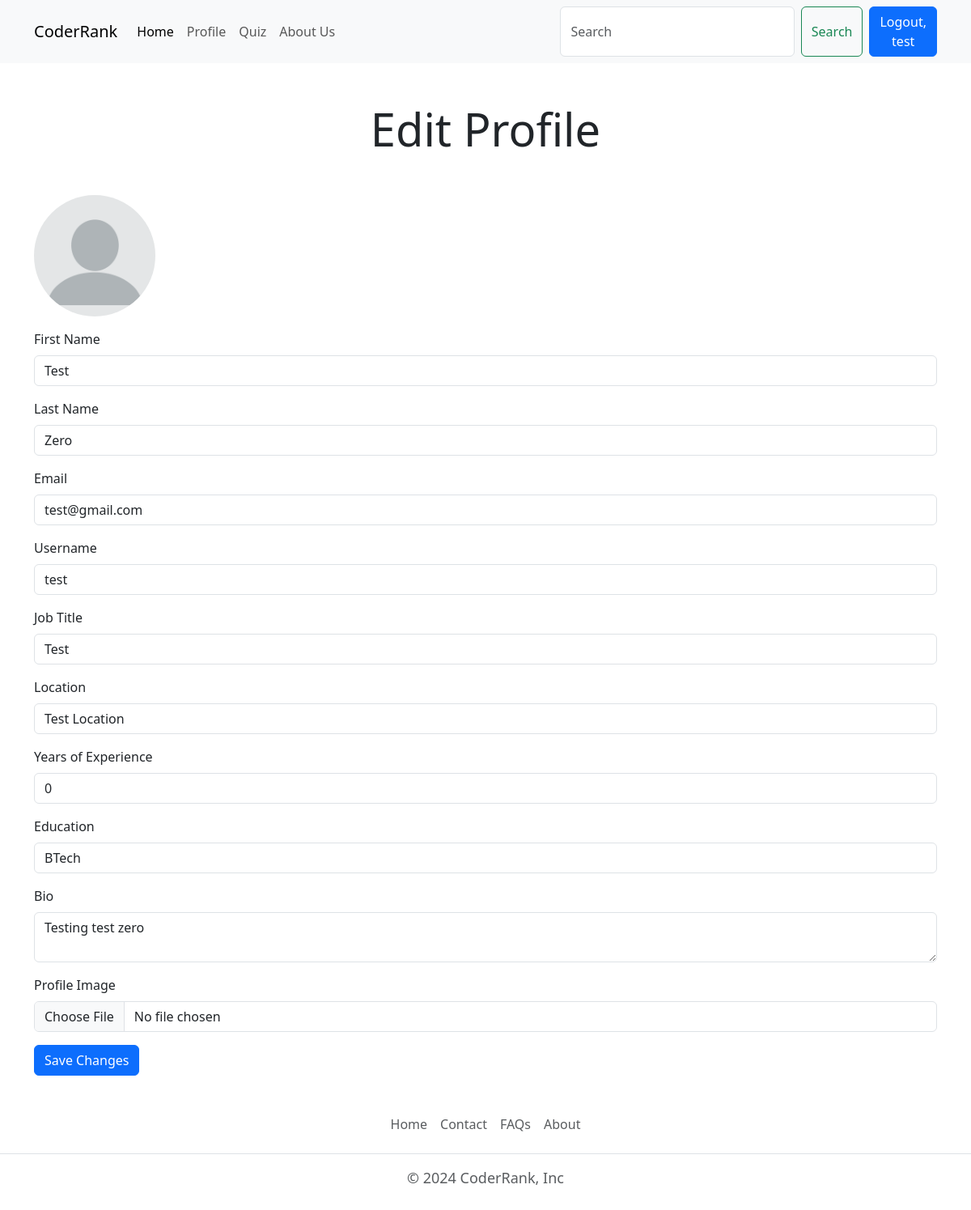
The app's page /user/settings (signed in) with its own data.
### account/models.py (models this page shows, shortened)
class Profile(models.Model):
    user = models.OneToOneField(User, on_delete=models.CASCADE, null=True)
    email_id= models.CharField(max_length=55, unique=True, null=True)
    bio = models.TextField(blank=True, null=True)
    profile_img = models.ImageField(upload_to='profile_images', default='blank-profile-picture-973460_1280.png', blank=True, null=True)
    location = models.CharField(max_length=100, blank=True, null=True)
    job_title = models.CharField(max_length=100, blank=True, null=True)
    years_of_exp = models.PositiveIntegerField(blank=True, null=True)
    education = models.CharField(max_length=100, blank=True, null=True)

### account/views.py (the view, shortened to what this page needs)
# urls.py: path('settings',views.edit_profile, name='edit_profile'),
@login_required(login_url='login')
def edit_profile(request):
    user_obj=User.objects.get(username=request.user)
    user_profile=Profile.objects.get(user=user_obj)
    context={"user_profile":user_profile}
    return render(request,'edit_profile.html',context)

### templates/edit_profile.html (shortened to what this page needs)
{% extends 'index.html' %}
{% block content %}
<h1 class="display-4 text-center my-5">Edit Profile</h1>
<div class="container">
  <form method="POST" enctype="multipart/form-data" action="">
    <div class="mb-3">
      <img src="{{user_profile.profile_img.url}}" alt="profile" class="rounded-circle" width="150" height="150"  name="profile_img" class="form-control" id="profileImg" name="profile_img">
    </div>
    <div class="mb-3">
      <label for="firstName" class="form-label">First Name</label>
      <input type="text" name="firstname" class="form-control" id="firstName"  value="{{ user_profile.user.first_name }}" required >
    </div>
    <div class="mb-3">
      <label for="lastName" class="form-label">Last Name</label>
      <input type="text" name="lastname" class="form-control" id="lastName"  value="{{ user_profile.user.last_name }}" required>
    </div>
    <div class="mb-3">
      <label for="email" class="form-label">Email</label>
      <input type="email" name="email" class="form-control" id="email"  value="{{ user_profile.user.email }}" required>
    </div>
    <div class="mb-3">
      <label for="username" class="form-label">Username</label>
      <input type="username" name="username" class="form-control" id="username"  value="{{ user_profile.user.username }}" required>
    </div>
    <div class="mb-3">
      <label for="jobTitle" class="form-label">Job Title</label>
      <input type="text" name="jobtitle" class="form-control" id="jobTitle"  value="{{ user_profile.job_title }}" required>
    </div>
    <div class="mb-3">
      <label for="location" class="form-label">Location</label>
      <input type="text" name="location" class="form-control" id="location"  value="{{ user_profile.location }}" required>
    </div>
    <div class="mb-3">
      <label for="yearsExp" class="form-label">Years of Experience</label>
      <input type="text" name="experience" class="form-control" id="yearsExp"  value="{{ user_profile.years_of_exp }}" required>
    </div>
    <div class="mb-3">
      <label for="education" class="form-label">Education</label>
      <input type="text" name="education" class="form-control" id="education"  value="{{ user_profile.education }}" required>
    </div>
    <div class="mb-3">
      <label for="bio" class="form-label">Bio</label>
      <textarea class="form-control" id="bio" name="bio" required>{{ user_profile.bio }}</textarea>
    </div>
    <div class="mb-3">
      <label for="profileImg" class="form-label">Profile Image</label>
      <input type="file" name="profile_img" class="form-control" id="profileImg" name="profile_img">
    </div>
    <button type="submit" class="btn btn-primary">Save Changes</button>
  </form>
</div>
{% endblock content %}

### templates/components/header.html (shortened to what this page needs)
<nav class="navbar navbar-expand-lg bg-body-tertiary">
    <div class="container">
        <a class="navbar-brand"href="{% url 'home' %}">CoderRank</a>
        <div class="collapse navbar-collapse" id="navbarSupportedContent">
            <ul class="navbar-nav me-auto mb-2 mb-lg-0">
                <li class="nav-item">
                    <a class="nav-link active" aria-current="page" href="{% url 'home' %}">Home</a>
                </li>
                {% if user.is_authenticated %}
                <li class="nav-item">
                    <a class="nav-link" href="{% url 'profile' user.username %}">Profile</a>
                </li>
                {% endif %}
                <li class="nav-item">
                    <a class="nav-link" href="{% url 'all_quiz' %}">Quiz</a>
                </li>
                <li class="nav-item">
                    <a class="nav-link" href="{% url 'about_us' %}">About Us</a>
                </li>
            </ul>
            <form class="d-flex" role="search">
                <input class="form-control me-2" type="search" placeholder="Search" aria-label="Search">
                <button class="btn btn-outline-success" type="submit">Search</button>
                {% if user.is_authenticated %}
                <a href="{% url 'logout'%}" class="btn btn-primary ms-2">Logout, {{user.username}}</a>
                {% else %}
                <a href="{% url 'login'%}" class="btn btn-primary ms-2">Login</a>
                {%endif%}
            </form>
        </div>
    </div>
</nav>

### records on screen
Profile: profile_img (placeholder picture), firstname "Test", lastname "Zero", email "test@gmail.com", username "test", jobtitle "Test", location "Test Location", experience "0", education "BTech", bio "Testing test zero"

### other values on screen
{{ user.username }} "test"
